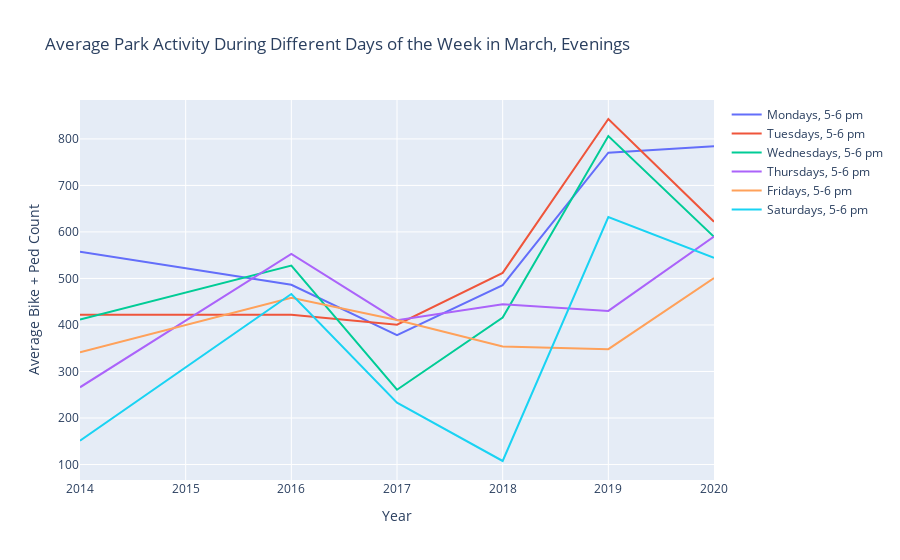

The cell this chart's notebook holds for it:
### Markdown cell above
This data suggests that park usage on any given weekday in April 2020 is higher compared to the same weekday in 2019, except on Tuesdays, but compared to prior years there's no recognizable pattern. This is just the lunch hour though. Will this pattern hold after work hours?

### Code cell
fig = go.Figure()
fig.add_trace(go.Scatter(x=allyears, y=counts_across_years('April', 'Monday', datetime.time(17, 0)),
                    mode='lines',
                    name='Mondays, 5-6 pm'))
fig.add_trace(go.Scatter(x=allyears, y=counts_across_years('April', 'Tuesday', datetime.time(17, 0)),
                    mode='lines',
                    name='Tuesdays, 5-6 pm'))
fig.add_trace(go.Scatter(x=allyears, y=counts_across_years('April', 'Wednesday', datetime.time(17, 0)),
                    mode='lines',
                    name='Wednesdays, 5-6 pm'))
fig.add_trace(go.Scatter(x=allyears, y=counts_across_years('April', 'Thursday', datetime.time(17, 0)),
                    mode='lines',
                    name='Thursdays, 5-6 pm'))
fig.add_trace(go.Scatter(x=allyears, y=counts_across_years('April', 'Friday', datetime.time(17, 0)),
                    mode='lines',
                    name='Fridays, 5-6 pm'))
fig.add_trace(go.Scatter(x=allyears, y=counts_across_years('April', 'Saturday', datetime.time(17, 0)),
                    mode='lines',
                    name='Saturdays, 5-6 pm'))

fig.update_layout(title='Average Park Activity During Different Days of the Week in March, Evenings',
                   xaxis_title='Year',
                   yaxis_title='Average Bike + Ped Count')
#fig.show()

### Figure 1 — Plotly figure (JSON) as saved in the notebook; plotly's stock layout.template omitted (floating-point values rounded to 4 significant figures)
{"data": [{"mode": "lines", "name": "Mondays, 5-6 pm", "type": "scatter", "x": [2014, 2016, 2017, 2018, 2019, 2020], "y": [557.2, 486.2, 378.2, 485.6, 770.4, 784.2]}, {"mode": "lines", "name": "Tuesdays, 5-6 pm", "type": "scatter", "x": [2014, 2016, 2017, 2018, 2019, 2020], "y": [421.8, 421.8, 400.5, 512, 842.8, 622]}, {"mode": "lines", "name": "Wednesdays, 5-6 pm", "type": "scatter", "x": [2014, 2016, 2017, 2018, 2019, 2020], "y": [411.8, 527.8, 260.8, 416, 806.2, 589.4]}, {"mode": "lines", "name": "Thursdays, 5-6 pm", "type": "scatter", "x": [2014, 2016, 2017, 2018, 2019, 2020], "y": [266, 552.8, 410.2, 444.8, 430.2, 590.2]}, {"mode": "lines", "name": "Fridays, 5-6 pm", "type": "scatter", "x": [2014, 2016, 2017, 2018, 2019, 2020], "y": [341, 458.6, 410.8, 353.8, 348, 501]}, {"mode": "lines", "name": "Saturdays, 5-6 pm", "type": "scatter", "x": [2014, 2016, 2017, 2018, 2019, 2020], "y": [151.2, 466.6, 233, 107.5, 632, 544.5]}], "layout": {"title": {"text": "Average Park Activity During Different Days of the Week in March, Evenings"}, "xaxis": {"title": {"text": "Year"}}, "yaxis": {"title": {"text": "Average Bike + Ped Count"}}}}
